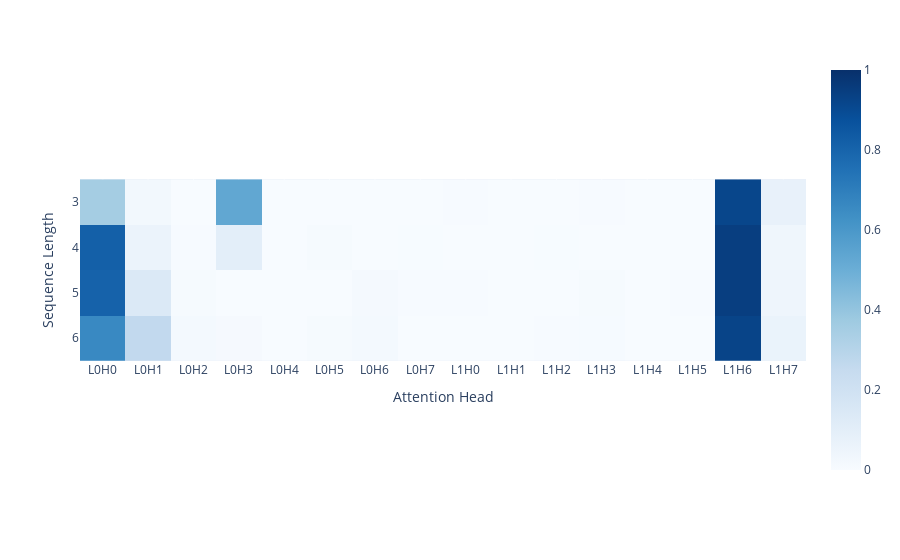

Notebook code cell kept with this figure:
### Code cell
fig = px.imshow(w, zmin=0, zmax=1,
          color_continuous_midpoint=0.0,
          color_continuous_scale="Blues",
          labels={"x":"Attention Head", "y":"Sequence Length"}) #.show(renderer)
xlabels = ['L0H0', 'L0H1', 'L0H2', 'L0H3', 'L0H4', 'L0H5', 'L0H6', 'L0H7',
           'L1H0', 'L1H1', 'L1H2', 'L1H3', 'L1H4', 'L1H5', 'L1H6', 'L1H7']
ylabels = ['3', '4', '5', '6']
# ylabels = ['Seq. 2 L0', 'Seq. 2 L1',
#            'Seq. 3 L0', 'Seq. 3 L1',
#            'Seq. 4 L0', 'Seq. 4 L1',
#            'Seq. 5 L0', 'Seq. 5 L1',
#            'Seq. 6 L0', 'Seq. 6 L1']

fig.update_layout(xaxis=dict(tickvals=np.arange(16), ticktext=xlabels),
                  yaxis=dict(tickvals=np.arange(4), ticktext=ylabels))

fig_to_json(fig, json_dir, "attn_patch_heatmap")
fig

### Figure 1 — Plotly figure (JSON) as saved in the notebook; plotly's stock layout.template omitted (floating-point values rounded to 4 significant figures)
{"data": [{"coloraxis": "coloraxis", "hovertemplate": "Attention Head: %{x}<br>Sequence Length: %{y}<br>color: %{z}<extra></extra>", "name": "0", "type": "heatmap", "xaxis": "x", "yaxis": "y", "z": [[0.354, 0.02727, 0.001621, 0.5319, -0.004044, -0.0006274, -0.004021, -0.003577, 0.005734, 0.0003435, 0.002386, 0.006212, -0.00289, 0.001983, 0.9185, 0.07463], [0.8165, 0.06015, 0.005776, 0.09809, -0.0006579, 0.008643, 0.002345, 0.003414, -0.0007268, 0.001168, 0.002901, 0.001432, 0.00165, 0.002014, 0.9472, 0.04098], [0.8073, 0.1381, 0.0107, 0.0001937, 0.0004446, 0.00179, 0.01274, 0.004164, 0.007363, -0.004885, -0.001168, 0.008191, -0.004328, 0.006412, 0.9461, 0.04617], [0.658, 0.2625, 0.01775, 0.01206, -0.01232, 0.01099, 0.01834, -0.00548, -0.000315, -0.007272, 0.006579, 0.007538, -0.002729, -0.0003678, 0.9253, 0.06518]]}], "layout": {"coloraxis": {"cmax": 1, "cmid": 0, "cmin": 0, "colorscale": [[0, "rgb(247,251,255)"], [0.125, "rgb(222,235,247)"], [0.25, "rgb(198,219,239)"], [0.375, "rgb(158,202,225)"], [0.5, "rgb(107,174,214)"], [0.625, "rgb(66,146,198)"], [0.75, "rgb(33,113,181)"], [0.875, "rgb(8,81,156)"], [1, "rgb(8,48,107)"]]}, "margin": {"t": 60}, "xaxis": {"anchor": "y", "constrain": "domain", "domain": [0, 1], "scaleanchor": "y", "ticktext": ["L0H0", "L0H1", "L0H2", "L0H3", "L0H4", "L0H5", "L0H6", "L0H7", "L1H0", "L1H1", "L1H2", "L1H3", "L1H4", "L1H5", "L1H6", "L1H7"], "tickvals": [0, 1, 2, 3, 4, 5, 6, 7, 8, 9, 10, 11, 12, 13, 14, 15], "title": {"text": "Attention Head"}}, "yaxis": {"anchor": "x", "autorange": "reversed", "constrain": "domain", "domain": [0, 1], "ticktext": ["3", "4", "5", "6"], "tickvals": [0, 1, 2, 3], "title": {"text": "Sequence Length"}}}}
